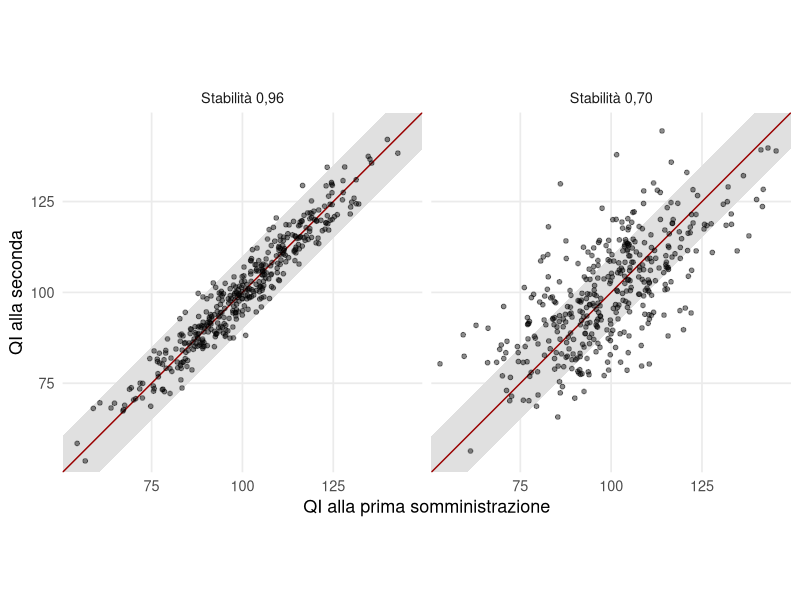

Here is the R script that generated this plot:
## ---- chunk 1
#| label: setup
library(ggplot2)
rosso = "#9A0000"
virgola = function(x, d = 2) formatC(x, format = "f", digits = d, decimal.mark = ",")
tema = theme_minimal(base_size = 13) +
  theme(panel.grid.minor = element_blank(), plot.title = element_text(size = 12))
## ---- chunk 2
#| label: fig-retest
#| fig-cap: "Punteggi di QI simulati in due somministrazioni dello stesso test, con stabilità test-retest di 0,96 e di 0,70. La linea diagonale indica punteggi identici; la fascia grigia comprende le differenze entro ±10 punti."
#| fig-alt: "Due diagrammi di dispersione. Con stabilità 0,96 i punti sono molto vicini alla diagonale; con stabilità 0,70 sono molto dispersi e molti cadono fuori dalla fascia di dieci punti."
#| fig-width: 8
#| fig-height: 4
set.seed(1932)
rt = function(r) { m = MASS::mvrnorm(400, c(0, 0), matrix(c(1, r, r, 1), 2)); data.frame(t1 = 100 + 15 * m[, 1], t2 = 100 + 15 * m[, 2]) }
d = rbind(cbind(rt(.96), stab = "Stabilità 0,96"), cbind(rt(.70), stab = "Stabilità 0,70"))
d$stab = factor(d$stab, levels = c("Stabilità 0,96", "Stabilità 0,70"))
ggplot(d, aes(t1, t2)) +
  geom_ribbon(data = data.frame(t1 = c(50, 150)), aes(x = t1, ymin = t1 - 10, ymax = t1 + 10), inherit.aes = FALSE, fill = "grey88") +
  geom_abline(slope = 1, intercept = 0, colour = rosso) +
  geom_point(alpha = .45, size = 1.3) +
  facet_wrap(~stab) +
  coord_equal(xlim = c(55, 145), ylim = c(55, 145)) +
  labs(x = "QI alla prima somministrazione", y = "QI alla seconda") +
  tema
